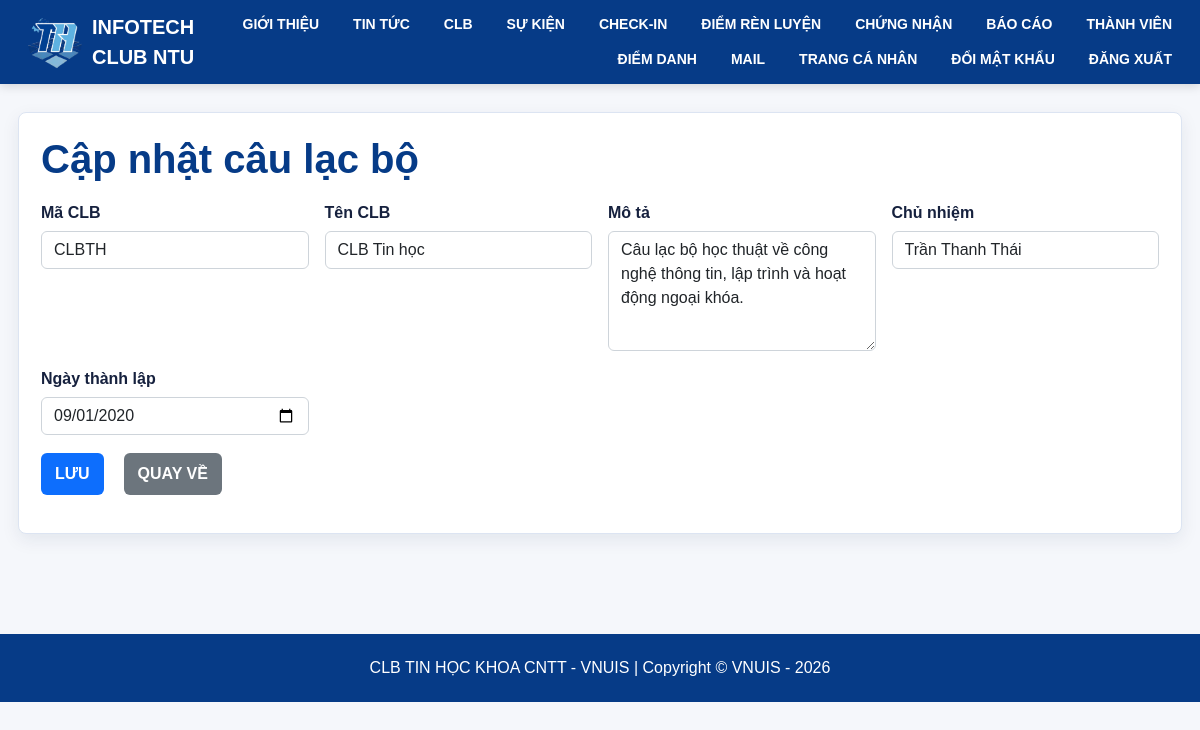
/CLB_Admin_64131060/Edit?MaCLB=CLBTH (signed in), run on the app's committed database.
### tables this page shows
CREATE TABLE CLB (
    MaCLB VARCHAR(50) PRIMARY KEY,
    TenCLB VARCHAR(150) NOT NULL,
    MoTa TEXT,
    ChuNhiem VARCHAR(50) NULL,
    NgayThanhLap DATE NULL,
    CONSTRAINT fk_clb_chunhiem FOREIGN KEY (ChuNhiem) REFERENCES ThanhVien(MaThanhVien)
);

### app/core/ResourceController.php (called while the page is built, shortened)
<?php
abstract class ResourceController extends Controller
{
    protected string $resourceKey = '';
    protected string $controllerName = '';
    protected string $listAction = '';
    public function __construct()
    {
        $this->repo = new Repository();
    }
    public function Edit(...$params): void
    {
        $cfg = $this->repo->config($this->resourceKey);
        $keys = $this->keysFromRequest($cfg, $params);
        $row = $this->repo->find($this->resourceKey, $keys);
        $this->renderForm($cfg, $row, 'Edit', 'Cập nhật ' . lower_text($cfg['title']), '', $keys);
    }
    protected function renderForm(array $cfg, array $row, string $action, string $title, string $error = '', array $keys = []): void
    {
        $relations = [];
        foreach ($cfg['fields'] as $field => $meta) {
            if (($meta['type'] ?? '') === 'select' && isset($meta['relation'])) {
                $relations[$field] = $this->repo->options($meta['relation']);
            }
        }
        $this->render('generic/form', compact('cfg', 'row', 'action', 'title', 'error', 'keys', 'relations') + [
            'controller' => $this->controllerName,
            'listAction' => $this->listAction,
            'canWrite' => $this->canWrite(),
        ]);
    }
    protected function keysFromRequest(array $cfg, array $params): array
    {
        $keys = [];
        foreach ($cfg['pk'] as $index => $pk) {
            if (isset($_POST[$pk])) {
                $keys[$pk] = $_POST[$pk];
            } elseif (isset($_GET[$pk])) {
                $keys[$pk] = $_GET[$pk];
            } elseif (isset($params[$index])) {
                $keys[$pk] = $params[$index];
            } elseif (isset($_GET['id']) && count($cfg['pk']) === 1) {
                $keys[$pk] = $_GET['id'];
            }
        }
        return $keys;
    }
    protected function canWrite(): bool
    {
        $roles = $this->writeRolesForController();
        return (bool)($roles && current_role() && in_array((string)current_role(), $roles, true));
    }
    protected function writeRolesForController(): array
    {
        if (str_contains($this->controllerName, '_Admin_')) {
            return ['TVCN'];
        }
        return [];
    }
}

### app/core/Router.php (called while the page is built, shortened)
<?php
class Router
{
    public function dispatch(): void
    {
        $path = trim($_GET['url'] ?? '', '/');
        $parts = $path === '' ? [] : array_values(array_filter(explode('/', $path), fn($part) => $part !== ''));
        $controller = $this->clean($parts[0] ?? 'TrangChu_64131060');
        $action = $this->clean($parts[1] ?? $controller);
        $params = array_slice($parts, 2);
        $instance = new $class();
        call_user_func_array([$instance, $action], $params);
    }
    private function clean(string $value): string
    {
        return preg_replace('/[^A-Za-z0-9_]/', '', $value) ?: 'TrangChu_64131060';
    }
}

### public/index.php (called while the page is built, shortened)
<?php
require_once APP_PATH . '/core/helpers.php';
require_once APP_PATH . '/core/Database.php';
require_once APP_PATH . '/core/Repository.php';
require_once APP_PATH . '/core/ResourceController.php';
require_once APP_PATH . '/core/Router.php';
(new Router())->dispatch();

### app/core/helpers.php (called while the page is built, shortened)
<?php
function h($value): string
{
    return htmlspecialchars((string)($value ?? ''), ENT_QUOTES, 'UTF-8');
}
function base_url(string $path = ''): string
{
    $script = $_SERVER['SCRIPT_NAME'] ?? '/index.php';
    $base = rtrim(str_replace('\\', '/', dirname($script)), '/');
    if ($base === '' || $base === '.') {
        $base = '';
    }
    return $base . ($path !== '' ? '/' . ltrim($path, '/') : '');
}
function url_for(string $controller, string $action = '', array $params = []): string
{
    $path = trim($controller, '/');
    if ($action !== '') {
        $path .= '/' . trim($action, '/');
    }
    $url = base_url($path);
    return $params ? $url . '?' . http_build_query($params) : $url;
}
function format_date_for_input($value): string
{
    $ts = strtotime((string)$value);
    return $ts ? date('Y-m-d', $ts) : (string)$value;
}

### app/core/Repository.php (called while the page is built, shortened)
<?php
class Repository
{
    private PDO $db;
    private array $resources;
    public function __construct()
    {
        $this->db = Database::connection();
        $this->resources = require APP_PATH . '/config/resources.php';
    }
    public function config(string $resource): array
    {
        return $this->resources[$resource];
    }
    public function find(string $resource, array $keys): ?array
    {
        $cfg = $this->config($resource);
        $where = $this->whereForPk($cfg, $keys);
        $stmt = $this->db->prepare($this->selectSql($cfg) . ' WHERE ' . $where['sql'] . ' LIMIT 1');
        $stmt->execute($where['params']);
        $row = $stmt->fetch();
        return $row ?: null;
    }
    public function options(array $relation): array
    {
        $sql = sprintf('SELECT %s AS value, %s AS label FROM %s ORDER BY %s', $relation['value'], $relation['label'], $relation['table'], $relation['label']);
        return $this->db->query($sql)->fetchAll();
    }
    private function selectSql(array $cfg): string
    {
        return 'SELECT ' . ($cfg['select'] ?? ($cfg['table'] . '.*')) . ' FROM ' . $cfg['table'] . (!empty($cfg['join']) ? ' ' . $cfg['join'] : '');
    }
    private function whereForPk(array $cfg, array $keys, string $prefix = ''): array
    {
        $parts = [];
        $params = [];
        foreach ($cfg['pk'] as $pk) {
            $param = $prefix . $pk;
            $parts[] = $cfg['table'] . '.' . $pk . ' = :' . $param;
            $params[$param] = $keys[$pk];
        }
        return ['sql' => implode(' AND ', $parts), 'params' => $params];
    }
}

### app/config/database.php (called while the page is built)
<?php
return [
    'host' => 'localhost',
    'database' => 'clbtinhoc_64131060',
    'username' => 'root',
    'password' => '',
    'charset' => 'utf8mb4',
];

### app/core/Database.php (called while the page is built)
<?php
class Database
{
    private static ?PDO $connection = null;
    public static function connection(): PDO
    {
        if (self::$connection === null) {
            $config = require APP_PATH . '/config/database.php';
            $dsn = sprintf('mysql:host=%s;dbname=%s;charset=%s', $config['host'], $config['database'], $config['charset']);
            self::$connection = new PDO($dsn, $config['username'], $config['password'], [
                PDO::ATTR_ERRMODE => PDO::ERRMODE_EXCEPTION,
                PDO::ATTR_DEFAULT_FETCH_MODE => PDO::FETCH_ASSOC,
                PDO::ATTR_EMULATE_PREPARES => false,
            ]);
        }
        return self::$connection;
    }
}

### app/views/generic/form.php (the view, shortened to what this page needs)
<?php $isRegistrationForm = (($data['controller'] ?? '') === 'ThanhVien_Member_64131060' && ($data['action'] ?? '') === 'Create'); ?>
<section class="panel <?= $isRegistrationForm ? 'registration-panel' : '' ?>">
    <?php if ($isRegistrationForm): ?>
        <div class="registration-heading">
            <span class="registration-badge">INFOTECH CLUB NTU</span>
            <h1><?= h($data['title']) ?></h1>
            <p>Tạo tài khoản thành viên để đăng ký sự kiện, xem điểm rèn luyện và chứng nhận tham gia.</p>
        </div>
    <?php else: ?>
        <h1 class="page-title"><?= h($data['title']) ?></h1>
    <?php endif; ?>
    <form method="post" enctype="multipart/form-data" action="" data-validate-resource="1">
        <?php if ($isRegistrationForm): ?>
        <div class="registration-table-wrap">
            <table class="registration-table">
                <tbody>
                <?php foreach ($data['cfg']['fields'] as $field => $meta): ?>
                    <?php
                    $type = $meta['type'] ?? 'text';
                    $value = $data['row'][$field] ?? '';
                    $required = !empty($meta['required']) ? 'required' : '';
                    $maxLength = isset($meta['max_length']) ? 'maxlength="' . h($meta['max_length']) . '"' : '';
                    $pattern = isset($meta['pattern']) ? 'pattern="' . h(trim($meta['pattern'], '/')) . '"' : '';
                    ?>
                    <tr>
                        <th><label for="<?= h($field) ?>"><?= h($meta['label'] ?? $field) ?></label></th>
                        <td>
                            <?php if ($type === 'textarea'): ?>
                                <textarea class="form-control" id="<?= h($field) ?>" name="<?= h($field) ?>" <?= $required ?> <?= $maxLength ?>><?= h($value) ?></textarea>
                            <?php else: ?>
                                <input class="form-control" id="<?= h($field) ?>" name="<?= h($field) ?>" type="<?= h($type) ?>" value="<?= h($value) ?>" <?= $required ?> <?= $maxLength ?> <?= $pattern ?>>
                            <?php endif; ?>
                        </td>
                    </tr>
                <?php endforeach; ?>
                </tbody>
            </table>
        </div>
        <?php else: ?>
        <div class="form-grid">
            <?php foreach ($data['cfg']['fields'] as $field => $meta): ?>
                <?php
                $type = $meta['type'] ?? 'text';
                $value = $data['row'][$field] ?? '';
                $isPk = in_array($field, $data['cfg']['pk'], true);
                $disabled = (($data['action'] === 'Edit' && $isPk) || ($meta['readonly'] ?? false));
                $required = !empty($meta['required']) ? 'required' : '';
                $maxLength = isset($meta['max_length']) ? 'maxlength="' . h($meta['max_length']) . '"' : '';
                $pattern = isset($meta['pattern']) ? 'pattern="' . h(trim($meta['pattern'], '/')) . '"' : '';
                $min = isset($meta['min']) ? 'min="' . h($meta['min']) . '"' : '';
                ?>
                <div class="form-field">
                    <label for="<?= h($field) ?>"><?= h($meta['label'] ?? $field) ?></label>
                    <?php if ($type === 'textarea'): ?>
                        <textarea class="form-control" id="<?= h($field) ?>" name="<?= h($field) ?>" <?= $required ?> <?= $maxLength ?>><?= h($value) ?></textarea>
                    <?php elseif ($type === 'select'): ?>
                        <select class="form-control" id="<?= h($field) ?>" name="<?= h($field) ?>" <?= $required ?> <?= $disabled ? 'disabled' : '' ?>>
                            <?php foreach (($data['relations'][$field] ?? []) as $option): ?>
                                <option value="<?= h($option['value']) ?>" <?= (string)$value === (string)$option['value'] ? 'selected' : '' ?>><?= h($option['label']) ?></option>
                            <?php endforeach; ?>
                        </select>
                    <?php elseif ($type === 'datetime'): ?>
                        <?php $dateValue = (($meta['nullable'] ?? false) && !$value) ? '' : format_datetime_for_input($value); ?>
                        <input class="form-control" id="<?= h($field) ?>" name="<?= h($field) ?>" type="datetime-local" value="<?= h($dateValue) ?>" <?= $required ?>>
                    <?php elseif ($type === 'date'): ?>
                        <input class="form-control" id="<?= h($field) ?>" name="<?= h($field) ?>" type="date" value="<?= h(format_date_for_input($value)) ?>" <?= $required ?>>
                    <?php elseif ($type === 'number'): ?>
                        <input class="form-control" id="<?= h($field) ?>" name="<?= h($field) ?>" type="number" step="any" value="<?= h($value) ?>" <?= $required ?> <?= $min ?> <?= $disabled ? 'readonly' : '' ?>>
                    <?php else: ?>
                        <input class="form-control" id="<?= h($field) ?>" name="<?= h($field) ?>" type="<?= h($type) ?>" value="<?= h($value) ?>" <?= $required ?> <?= $maxLength ?> <?= $pattern ?> <?= $disabled ? 'readonly' : '' ?>>
                    <?php endif; ?>
                </div>
            <?php endforeach; ?>
        </div>
        <?php endif; ?>
        <div class="toolbar" style="margin-top:18px;">
            <button class="btn-main" type="submit"><?= $isRegistrationForm ? 'ĐĂNG KÝ' : 'LƯU' ?></button>
            <a class="btn-back" href="<?= h($data['backUrl'] ?? url_for($data['controller'], $data['listAction'])) ?>"><?= h($data['backText'] ?? 'QUAY VỀ') ?></a>
        </div>
    </form>
</section>

### public/Content/Site.css (style rules this page uses)
input, select, textarea { max-width: 280px; }

### public/Content/StyleAdmin.css (style rules this page uses)
a { text-decoration: none; color: white; margin-inline: 10px; }

### app/views/layouts/main.php (style rules this page uses)
body { font-family: Arial, sans-serif; background: #f5f7fb; color: #16213e; }
a { text-decoration: none; }
.panel { background: #fff; border: 1px solid #dce4f2; border-radius: 8px; padding: 22px; box-shadow: 0 6px 18px rgba(15, 42, 80, .08); }
.page-title { font-weight: 800; color: #063b87; margin-bottom: 18px; }
.toolbar { display: flex; gap: 10px; flex-wrap: wrap; margin-bottom: 16px; }
.btn-main, .btn-back, .btn-danger-soft { border: 0; border-radius: 6px; padding: 9px 14px; font-weight: 700; display: inline-block; }
.btn-main { background: #0d6efd; color: #fff; }
.btn-back { background: #6c757d; color: #fff; }
.form-grid { display: grid; grid-template-columns: repeat(auto-fit, minmax(260px, 1fr)); gap: 16px; }
.form-field label { font-weight: 700; margin-bottom: 6px; display: block; }
.form-field textarea { min-height: 120px; }

### data on the page
clb: MaCLB "CLBTH", TenCLB "CLB Tin học", MoTa "Câu lạc bộ học thuật về công nghệ thông tin, lập trình và hoạt động ngoại khóa.", NgayThanhLap "09/01/2020"

### other printed values
$data['title'] "Cập nhật câu lạc bộ"
$meta['label'] "Mã CLB"
$meta['label'] "Tên CLB"
$meta['label'] "Mô tả"
$meta['label'] "Chủ nhiệm"
$meta['label'] "Ngày thành lập"
$data['backText'] "QUAY VỀ"
form field ChuNhiem "Trần Thanh Thái"
